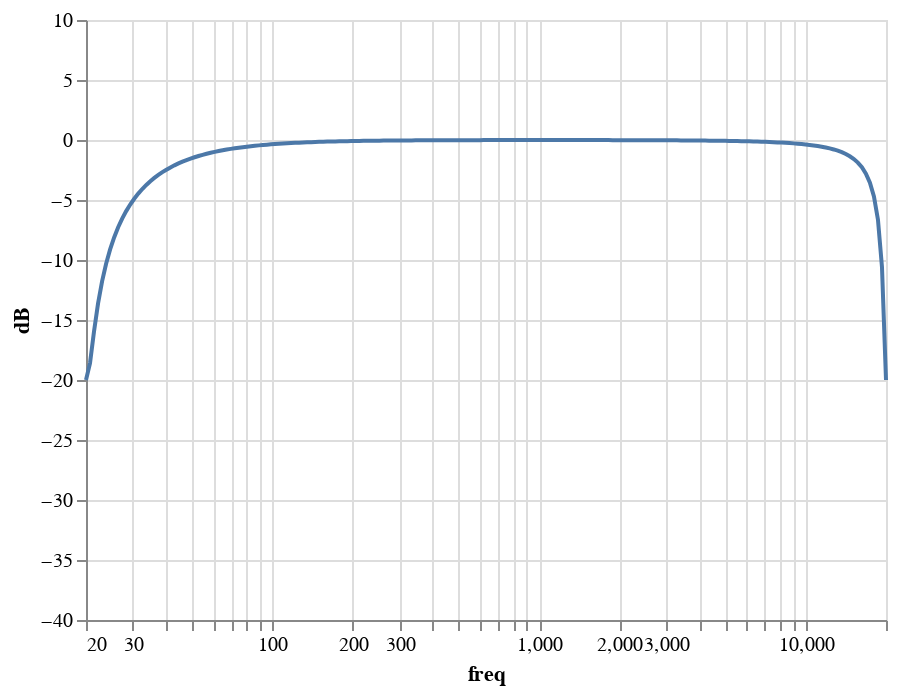

The notebook cell this image was saved under:
### Code cell
alt.Chart(pd.DataFrame({'freq': freq, 'dB': one_way})).mark_line().encode(
    x=alt.X('freq:Q', scale=alt.Scale(type="log", domain=[20, 20000], nice=False)), 
    y=alt.Y('dB:Q', scale=alt.Scale(domain=[-40, 10]))
)

### Figure 1 — Vega-Lite specification as saved in the notebook (floating-point values rounded to 4 significant figures; data arrays with more than 128 entries replaced by an {"elided": "..."} marker saying what was removed)
{"config": {"view": {"continuousWidth": 400, "continuousHeight": 300}}, "data": {"name": "data-5078e9706e37389ccc47d630619a67c2"}, "mark": "line", "encoding": {"x": {"type": "quantitative", "field": "freq", "scale": {"domain": [20, 20000], "nice": false, "type": "log"}}, "y": {"type": "quantitative", "field": "dB", "scale": {"domain": [-40, 10]}}}, "$schema": "https://vega.github.io/schema/vega-lite/v4.8.1.json", "datasets": {"data-5078e9706e37389ccc47d630619a67c2": {"elided": "200 records"}}}
